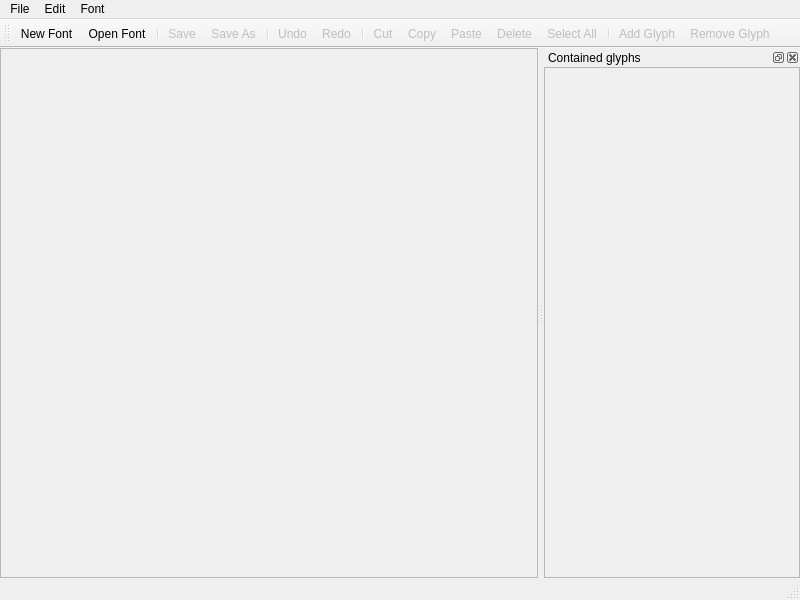
<?xml version="1.0" encoding="UTF-8"?>
<ui version="4.0">
 <class>SplineEdit</class>
 <widget class="QMainWindow" name="SplineEdit">
  <property name="geometry">
   <rect>
    <x>0</x>
    <y>0</y>
    <width>800</width>
    <height>600</height>
   </rect>
  </property>
  <property name="windowTitle">
   <string>MainWindow</string>
  </property>
  <widget class="QWidget" name="centralwidget">
   <layout class="QHBoxLayout" name="horizontalLayout">
    <property name="leftMargin">
     <number>0</number>
    </property>
    <property name="topMargin">
     <number>0</number>
    </property>
    <property name="rightMargin">
     <number>0</number>
    </property>
    <property name="bottomMargin">
     <number>0</number>
    </property>
    <item>
     <widget class="QGraphicsView" name="graphicsView">
      <property name="enabled">
       <bool>false</bool>
      </property>
     </widget>
    </item>
   </layout>
  </widget>
  <widget class="QMenuBar" name="menubar">
   <property name="geometry">
    <rect>
     <x>0</x>
     <y>0</y>
     <width>800</width>
     <height>21</height>
    </rect>
   </property>
   <widget class="QMenu" name="menuFile">
    <property name="title">
     <string>File</string>
    </property>
    <addaction name="actionNew_Font"/>
    <addaction name="actionOpen_Font"/>
    <addaction name="actionRecent_Fonts"/>
    <addaction name="separator"/>
    <addaction name="actionSave"/>
    <addaction name="actionSave_As"/>
    <addaction name="separator"/>
    <addaction name="actionQuit"/>
   </widget>
   <widget class="QMenu" name="menuEdit">
    <property name="title">
     <string>Edit</string>
    </property>
    <addaction name="actionUndo"/>
    <addaction name="actionRedo"/>
    <addaction name="separator"/>
    <addaction name="actionCut"/>
    <addaction name="actionCopy"/>
    <addaction name="actionPaste"/>
    <addaction name="actionDelete"/>
    <addaction name="actionSelect_All"/>
   </widget>
   <widget class="QMenu" name="menuFont">
    <property name="title">
     <string>Font</string>
    </property>
    <addaction name="actionAdd_Glyph"/>
    <addaction name="actionRemove_Glyph"/>
   </widget>
   <addaction name="menuFile"/>
   <addaction name="menuEdit"/>
   <addaction name="menuFont"/>
  </widget>
  <widget class="QStatusBar" name="statusbar"/>
  <widget class="QDockWidget" name="dockWidget">
   <property name="windowTitle">
    <string>Contained glyphs</string>
   </property>
   <attribute name="dockWidgetArea">
    <number>2</number>
   </attribute>
   <widget class="QWidget" name="dockWidgetContents">
    <layout class="QVBoxLayout" name="verticalLayout">
     <property name="leftMargin">
      <number>0</number>
     </property>
     <property name="topMargin">
      <number>0</number>
     </property>
     <property name="rightMargin">
      <number>0</number>
     </property>
     <property name="bottomMargin">
      <number>0</number>
     </property>
     <item>
      <widget class="QTableView" name="tableView">
       <property name="enabled">
        <bool>false</bool>
       </property>
       <property name="sizePolicy">
        <sizepolicy hsizetype="MinimumExpanding" vsizetype="MinimumExpanding">
         <horstretch>0</horstretch>
         <verstretch>0</verstretch>
        </sizepolicy>
       </property>
       <property name="alternatingRowColors">
        <bool>true</bool>
       </property>
       <attribute name="verticalHeaderShowSortIndicator" stdset="0">
        <bool>false</bool>
       </attribute>
      </widget>
     </item>
    </layout>
   </widget>
  </widget>
  <widget class="QToolBar" name="toolBar">
   <property name="windowTitle">
    <string>toolBar</string>
   </property>
   <attribute name="toolBarArea">
    <enum>TopToolBarArea</enum>
   </attribute>
   <attribute name="toolBarBreak">
    <bool>false</bool>
   </attribute>
   <addaction name="actionNew_Font"/>
   <addaction name="actionOpen_Font"/>
   <addaction name="separator"/>
   <addaction name="actionSave"/>
   <addaction name="actionSave_As"/>
   <addaction name="separator"/>
   <addaction name="actionUndo"/>
   <addaction name="actionRedo"/>
   <addaction name="separator"/>
   <addaction name="actionCut"/>
   <addaction name="actionCopy"/>
   <addaction name="actionPaste"/>
   <addaction name="actionDelete"/>
   <addaction name="actionSelect_All"/>
   <addaction name="separator"/>
   <addaction name="actionAdd_Glyph"/>
   <addaction name="actionRemove_Glyph"/>
  </widget>
  <action name="actionNew_Font">
   <property name="icon">
    <iconset resource="SplineEdit.qrc">
     <normaloff>:/icons/thirdparty/tango-icon-theme/32x32/actions/document-new.png</normaloff>:/icons/thirdparty/tango-icon-theme/32x32/actions/document-new.png</iconset>
   </property>
   <property name="text">
    <string>New Font</string>
   </property>
   <property name="shortcut">
    <string>Ctrl+N</string>
   </property>
   <property name="shortcutVisibleInContextMenu">
    <bool>false</bool>
   </property>
  </action>
  <action name="actionOpen_Font">
   <property name="icon">
    <iconset resource="SplineEdit.qrc">
     <normaloff>:/icons/thirdparty/tango-icon-theme/32x32/actions/document-open.png</normaloff>:/icons/thirdparty/tango-icon-theme/32x32/actions/document-open.png</iconset>
   </property>
   <property name="text">
    <string>Open Font</string>
   </property>
   <property name="shortcut">
    <string>Ctrl+O</string>
   </property>
  </action>
  <action name="actionRecent_Fonts">
   <property name="text">
    <string>Recent Fonts</string>
   </property>
  </action>
  <action name="actionSave">
   <property name="enabled">
    <bool>false</bool>
   </property>
   <property name="icon">
    <iconset resource="SplineEdit.qrc">
     <normaloff>:/icons/thirdparty/tango-icon-theme/32x32/actions/document-save.png</normaloff>:/icons/thirdparty/tango-icon-theme/32x32/actions/document-save.png</iconset>
   </property>
   <property name="text">
    <string>Save</string>
   </property>
   <property name="shortcut">
    <string>Ctrl+S</string>
   </property>
  </action>
  <action name="actionSave_As">
   <property name="enabled">
    <bool>false</bool>
   </property>
   <property name="icon">
    <iconset resource="SplineEdit.qrc">
     <normaloff>:/icons/thirdparty/tango-icon-theme/32x32/actions/document-save-as.png</normaloff>:/icons/thirdparty/tango-icon-theme/32x32/actions/document-save-as.png</iconset>
   </property>
   <property name="text">
    <string>Save As</string>
   </property>
   <property name="shortcut">
    <string>Ctrl+Shift+S</string>
   </property>
  </action>
  <action name="actionQuit">
   <property name="icon">
    <iconset resource="SplineEdit.qrc">
     <normaloff>:/icons/thirdparty/tango-icon-theme/32x32/actions/system-log-out.png</normaloff>:/icons/thirdparty/tango-icon-theme/32x32/actions/system-log-out.png</iconset>
   </property>
   <property name="text">
    <string>Quit</string>
   </property>
   <property name="shortcut">
    <string>Ctrl+Q</string>
   </property>
  </action>
  <action name="actionUndo">
   <property name="enabled">
    <bool>false</bool>
   </property>
   <property name="icon">
    <iconset resource="SplineEdit.qrc">
     <normaloff>:/icons/thirdparty/tango-icon-theme/32x32/actions/edit-undo.png</normaloff>:/icons/thirdparty/tango-icon-theme/32x32/actions/edit-undo.png</iconset>
   </property>
   <property name="text">
    <string>Undo</string>
   </property>
   <property name="shortcut">
    <string>Ctrl+Z</string>
   </property>
  </action>
  <action name="actionRedo">
   <property name="enabled">
    <bool>false</bool>
   </property>
   <property name="icon">
    <iconset resource="SplineEdit.qrc">
     <normaloff>:/icons/thirdparty/tango-icon-theme/32x32/actions/edit-redo.png</normaloff>:/icons/thirdparty/tango-icon-theme/32x32/actions/edit-redo.png</iconset>
   </property>
   <property name="text">
    <string>Redo</string>
   </property>
   <property name="shortcut">
    <string>Ctrl+Shift+Z, Ctrl+R</string>
   </property>
  </action>
  <action name="actionCut">
   <property name="enabled">
    <bool>false</bool>
   </property>
   <property name="icon">
    <iconset resource="SplineEdit.qrc">
     <normaloff>:/icons/thirdparty/tango-icon-theme/32x32/actions/edit-cut.png</normaloff>:/icons/thirdparty/tango-icon-theme/32x32/actions/edit-cut.png</iconset>
   </property>
   <property name="text">
    <string>Cut</string>
   </property>
   <property name="shortcut">
    <string>Ctrl+X</string>
   </property>
  </action>
  <action name="actionCopy">
   <property name="enabled">
    <bool>false</bool>
   </property>
   <property name="icon">
    <iconset resource="SplineEdit.qrc">
     <normaloff>:/icons/thirdparty/tango-icon-theme/32x32/actions/edit-copy.png</normaloff>:/icons/thirdparty/tango-icon-theme/32x32/actions/edit-copy.png</iconset>
   </property>
   <property name="text">
    <string>Copy</string>
   </property>
   <property name="shortcut">
    <string>Ctrl+C</string>
   </property>
  </action>
  <action name="actionPaste">
   <property name="enabled">
    <bool>false</bool>
   </property>
   <property name="icon">
    <iconset resource="SplineEdit.qrc">
     <normaloff>:/icons/thirdparty/tango-icon-theme/32x32/actions/edit-paste.png</normaloff>:/icons/thirdparty/tango-icon-theme/32x32/actions/edit-paste.png</iconset>
   </property>
   <property name="text">
    <string>Paste</string>
   </property>
   <property name="shortcut">
    <string>Ctrl+V</string>
   </property>
  </action>
  <action name="actionDelete">
   <property name="enabled">
    <bool>false</bool>
   </property>
   <property name="icon">
    <iconset resource="SplineEdit.qrc">
     <normaloff>:/icons/thirdparty/tango-icon-theme/32x32/actions/edit-delete.png</normaloff>:/icons/thirdparty/tango-icon-theme/32x32/actions/edit-delete.png</iconset>
   </property>
   <property name="text">
    <string>Delete</string>
   </property>
   <property name="shortcut">
    <string>Del</string>
   </property>
  </action>
  <action name="actionSelect_All">
   <property name="enabled">
    <bool>false</bool>
   </property>
   <property name="icon">
    <iconset resource="SplineEdit.qrc">
     <normaloff>:/icons/thirdparty/tango-icon-theme/32x32/actions/edit-select-all.png</normaloff>:/icons/thirdparty/tango-icon-theme/32x32/actions/edit-select-all.png</iconset>
   </property>
   <property name="text">
    <string>Select All</string>
   </property>
   <property name="shortcut">
    <string>Ctrl+A</string>
   </property>
  </action>
  <action name="actionAdd_Glyph">
   <property name="enabled">
    <bool>false</bool>
   </property>
   <property name="icon">
    <iconset resource="SplineEdit.qrc">
     <normaloff>:/icons/thirdparty/tango-icon-theme/32x32/actions/list-add.png</normaloff>:/icons/thirdparty/tango-icon-theme/32x32/actions/list-add.png</iconset>
   </property>
   <property name="text">
    <string>Add Glyph</string>
   </property>
   <property name="shortcut">
    <string>Ctrl+]</string>
   </property>
  </action>
  <action name="actionRemove_Glyph">
   <property name="enabled">
    <bool>false</bool>
   </property>
   <property name="icon">
    <iconset resource="SplineEdit.qrc">
     <normaloff>:/icons/thirdparty/tango-icon-theme/32x32/actions/list-remove.png</normaloff>:/icons/thirdparty/tango-icon-theme/32x32/actions/list-remove.png</iconset>
   </property>
   <property name="text">
    <string>Remove Glyph</string>
   </property>
   <property name="shortcut">
    <string>Ctrl+-</string>
   </property>
  </action>
 </widget>
 <resources>
  <include location="SplineEdit.qrc"/>
 </resources>
 <connections>
  <connection>
   <sender>actionNew_Font</sender>
   <signal>triggered()</signal>
   <receiver>SplineEdit</receiver>
   <slot>fileNew()</slot>
   <hints>
    <hint type="sourcelabel">
     <x>399</x>
     <y>299</y>
    </hint>
    <hint type="destinationlabel">
     <x>399</x>
     <y>299</y>
    </hint>
   </hints>
  </connection>
  <connection>
   <sender>actionUndo</sender>
   <signal>triggered()</signal>
   <receiver>SplineEdit</receiver>
   <slot>editUndo()</slot>
   <hints>
    <hint type="sourcelabel">
     <x>-1</x>
     <y>-1</y>
    </hint>
    <hint type="destinationlabel">
     <x>399</x>
     <y>299</y>
    </hint>
   </hints>
  </connection>
  <connection>
   <sender>actionRedo</sender>
   <signal>triggered()</signal>
   <receiver>SplineEdit</receiver>
   <slot>editRedo()</slot>
   <hints>
    <hint type="sourcelabel">
     <x>-1</x>
     <y>-1</y>
    </hint>
    <hint type="destinationlabel">
     <x>399</x>
     <y>299</y>
    </hint>
   </hints>
  </connection>
 </connections>
 <slots>
  <slot>fileNew()</slot>
  <slot>editUndo()</slot>
  <slot>editRedo()</slot>
 </slots>
</ui>
